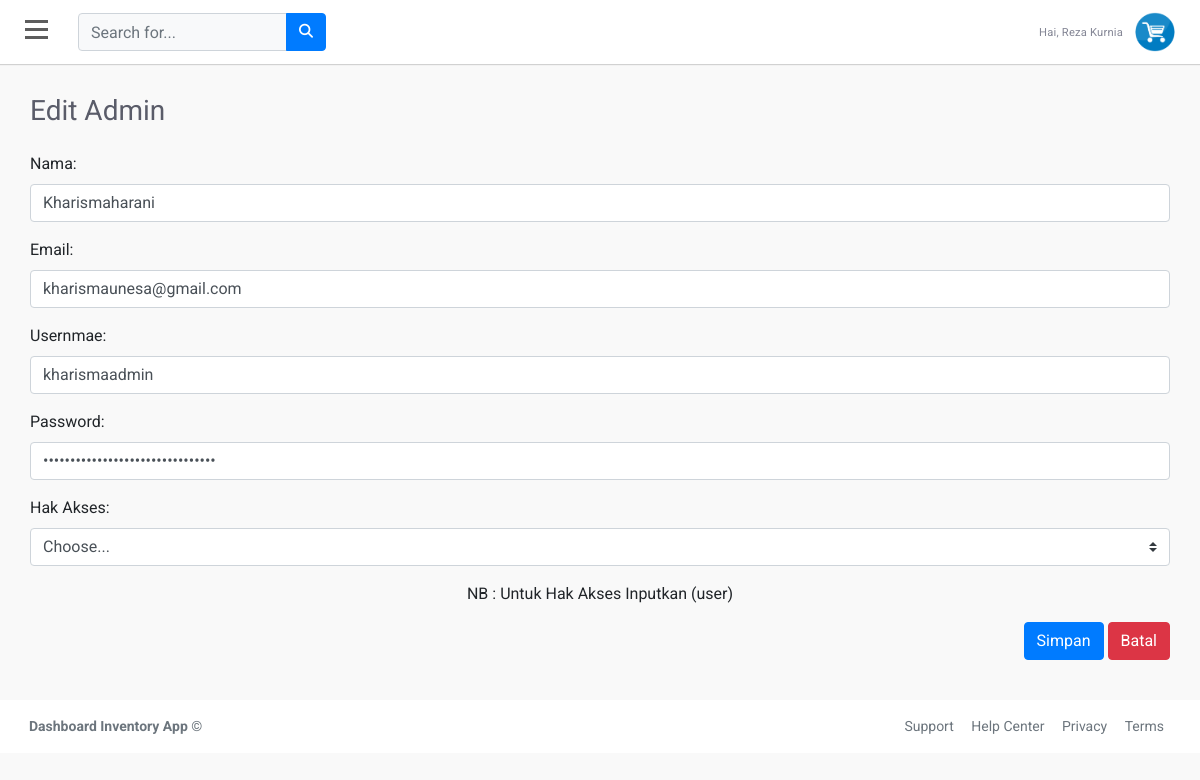
The app's page /dashboard/aksi/editadmin.php?id=2 (signed in) with its own data.
### tables this page shows
CREATE TABLE `user` (
  `id` int(11) NOT NULL,
  `nama` varchar(100) NOT NULL,
  `email` varchar(100) NOT NULL,
  `username` varchar(100) NOT NULL,
  `password` varchar(50) NOT NULL,
  `hakakses` varchar(100) NOT NULL
);

### dashboard/aksi/editadmin.php (the view, shortened to what this page needs)
<?php
include('../../koneksi.php');
    if (isset($_GET['id'])) {
    $id = ($_GET["id"]);
    $query = "SELECT * FROM user WHERE id='$id'";
    $result = mysqli_query($koneksi, $query);
        $data = mysqli_fetch_assoc($result);
            } else {
                 echo "<script>alert('Masukkan data id.');window.location='editadmin.php';</script>";
                }
?>
<!doctype html>
<html lang="en">
  <head>
    <link rel="stylesheet" href="https://stackpath.bootstrapcdn.com/bootstrap/4.1.3/css/bootstrap.min.css">
      <link rel="stylesheet" href="https://use.fontawesome.com/releases/v5.7.2/css/all.css"
>
		<link rel="stylesheet" href="https://cdnjs.cloudflare.com/ajax/libs/font-awesome/4.7.0/css/font-awesome.min.css">
		<link href="//netdna.bootstrapcdn.com/font-awesome/3.2.1/css/font-awesome.css" rel="stylesheet">
		 <link rel="stylesheet" href="font/font/flaticon.css">
     <link rel="stylesheet" type="text/css" href="../../asset/style.css">
     <link rel="stylesheet" type="text/css" href="../../asset/tabeladmin.css">
  </head>
  <body>
  <div id="wrapper">
        <div id="page-content-wrapper">
			<div id="content">
       <div class="container-fluid p-0 px-lg-0 px-md-0">
        <nav class="navbar navbar-expand navbar-light my-navbar">
            <div type="button"  id="bar" class="nav-icon1 hamburger animated fadeInLeft is-closed" data-toggle="offcanvas">
               <span></span>
			    <span></span>
				 <span></span>
            </div>
          <form class="d-none d-sm-inline-block form-inline navbar-search">
            <div class="input-group">
              <input type="text" class="form-control bg-light " placeholder="Search for..." aria-label="Search">
              <div class="input-group-append">
                <button class="btn btn-primary" type="button">
                  <i class="fas fa-search fa-sm"></i>
                </button>
              </div>
            </div>
          </form>
          <ul class="navbar-nav ml-auto">
			<?php
					$tampilPeg    = mysqli_query($koneksi, "SELECT * FROM user WHERE username='$_SESSION[username]'");
					$peg    = mysqli_fetch_array($tampilPeg);
					?>
            <li class="nav-item dropdown">
              <a class="nav-link dropdown-toggle" href="#" id="userDropdown" role="button" data-toggle="dropdown">
                <span class="mr-2 d-none d-lg-inline text-gray-600 small">Hai, <?= $peg['nama'] ?></span>
                <img class="img-profile rounded-circle" src="../../img/logo.png">
              </a>
            </li>
          </ul>
        </nav>
        <div class="inputdata" >
        <div class="d-sm-flex align-items-center justify-content-between mb-4">
            <h1 class="h3 mb-0 text-gray-800">Edit Admin</h1>
          </div>
            <form action="../proses/proseseditadmin.php" method="POST" enctype="multipart/form-data" >
                <div class="form-group">
                    <label for="usr">Nama:</label>
                    <input type="text" class="form-control" name="nama" value="<?php echo $data['nama']; ?>" >
                </div>
                <div class="form-group">
                    <label for="pwd">Email:</label>
                    <input type="text" class="form-control" name="email" value="<?php echo $data['email']; ?>" >
                </div>
                <div class="form-group">
                    <label for="pwd">Usernmae:</label>
                    <input type="text" class="form-control" name="username" value="<?php echo $data['username']; ?>" >
                </div>
                <div class="form-group">
                    <label for="pwd">Password:</label>
                    <input type="password" class="form-control" name="password" value="<?php echo $data['password']; ?>" >
                </div>
                <div class="form-group">
                    <label for="pwd">Hak Akses:</label>
                    <div class="input-group mb-3">
                      <select class="custom-select" id="inputGroupSelect01" name="hakakses" >
                        <option selected>Choose...</option>
                      </select>
                </div>
                    <center><a>NB : Untuk Hak Akses Inputkan (user)</a></center>
                </div>
                <div class="buttoninput">
                    <input class="btn btn-primary" type="submit" name="submit" value="Simpan"role="button"></input>
                    <a class="btn btn-danger" href="../menuadmin.php" role="button">Batal</a>
                </div>
            </form>
            <br><br>
        </div>
      </div>
			<footer class="footer">
				<div class="container-fluid">
					<div class="row text-muted">
						<div class="col-6 text-left">
							<p class="mb-0">
								<a href="index.html" class="text-muted"><strong>Dashboard Inventory App </strong></a> &copy
							</p>
						</div>
						<div class="col-6 text-right">
							<ul class="list-inline">
								<li class="footer-item">
									<a class="text-muted" href="#">Support</a>
								</li>
								<li class="footer-item">
									<a class="text-muted" href="#">Help Center</a>
								</li>
								<li class="footer-item">
									<a class="text-muted" href="#">Privacy</a>
								</li>
								<li class="footer-item">
									<a class="text-muted" href="#">Terms</a>
								</li>
							</ul>
						</div>
					</div>
				</div>
			</footer>
        </div>
		</div>
    </div>
  </body>
</html>

### asset/style.css (style rules this page uses)
body { position: relative; overflow-x:hidden; background: #f7f7fc; font-family: 'Roboto', sans-serif; }
body, html { height: 100%; }
.inputdata { margin: 30px; }
.buttoninput { float: right; }
.navbar-nav > li > a ,.submenu-box ul li a { color:rgb(255, 255, 255)!important; text-transform: capitalize; font-size: 14px; padding:10px 10px 10px 20px!important; display: block; font-weight: 400; position: relative; z-index: 2; font-family: 'Roboto', sans-serif; letter-spacing: .2px; }
.navbar-nav li { display:block!important; margin:2px 0px; }
.nav-item .nav-link { display:block; color:white!important; text-transform:capitalize; text-decoration: none; padding:6px 10px; transition:0.4s ease; }
#page-content-wrapper { width: 100%; transition: all 0.5s ease; }
.nav-icon1 { z-index: 999; position:relative; display: block; width:23px; margin:0px 30px 0px 25px; cursor:pointer; height: 25px; }
.nav-icon1 span { position:absolute; top:0; width:100%; height:3px; cursor:pointer; background-color:#5d5d5d; left:0; transform:rotate(0deg); transition:.30s ease-in-out; }
.nav-icon1 span:nth-of-type(1) { top:0; }
.nav-icon1 span:nth-of-type(2) { top:8px; }
.nav-icon1 span:nth-of-type(3) { top:16px; }
.my-navbar { padding:0px; background-color:white; box-shadow: 0 1px 1px 0 rgba(0,0,0,.16); }
.text-gray-600 { color: #858796!important; }
.nav-link .img-profile { height:40px; width:40px; }
.dropdown, .dropleft, .dropright, .dropup { position: relative; }
.text-gray-800 { color: #5a5c69!important; font-size: 1.75rem; font-weight: 400; line-height: 1.2; }
footer.footer { padding: 1rem .875rem; direction: ltr; background: #fff; }
footer.footer ul { margin:0px; list-style:none; }
.footer ul li { display:inline-block; margin:0px 7px; }
.text-muted { color: #6c757d!important; font-size:14px; }

### asset/tabeladmin.css (style rules this page uses)
body { background: #f9f9f9; font-family: "Roboto", sans-serif; }

### records on screen
user: nama "Reza Kurnia"
user: nama "Kharismaharani", email "kharismaunesa@gmail.com", username "kharismaadmin"
